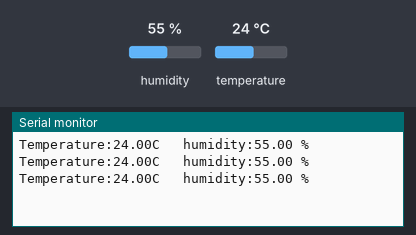
Simulated run of this sketch. Board: Arduino Uno, built with avr-gcc and run on an emulated ATmega328P. Parts: the last lines printed to the serial monitor. The inputs (shaded band) are chosen by the test bench; at power-on: humidity 55 %, temperature 24 °C.

Above: at 2.8 s.
2.9 s: humidity set to 22 %
At 4.8 s:
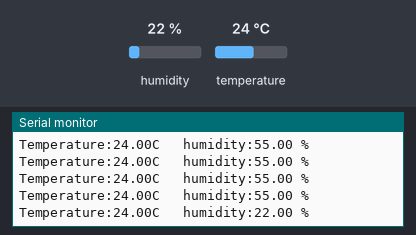
5.6 s: temperature set to 12 °C
At 6.7 s:
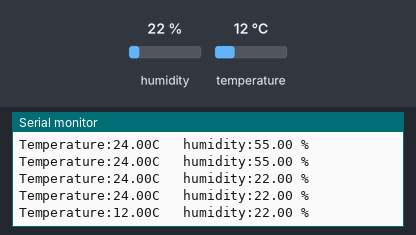
8.3 s: humidity set to 40 %
At 9.3 s:
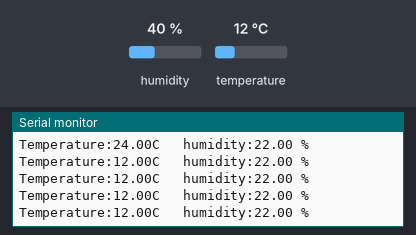
Timing chart, 0 to 11.3 s (numbered marks = the images above; inputs shaded):
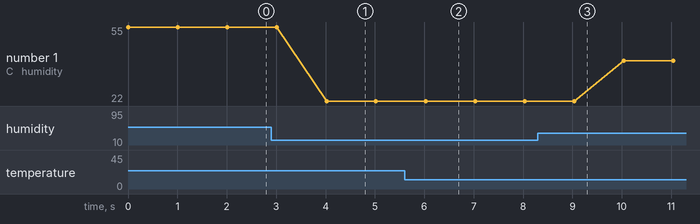

Measured:
- after the input at 2.9 s, the serial monitor: prints a new line after 1.1 s (image 1)
- after the input at 5.6 s, the serial monitor: prints a new line after 0.43 s (image 2)
- plotted number 1: 55 → 22 after the input at 2.9 s, 22 → 40 after the input at 8.3 s

The sketch:

DHT22_ex.ino
```cpp
#include <DHT.h> // 온습도센서 라이브러리

#define DHTPIN 2 // data pin to DHT22
#define DHTTYPE DHT22 // using DHT 22

DHT dht(DHTPIN, DHTTYPE);

void setup() {
   Serial.begin(9600); // 통신속도 설정

   dht.begin();
}

void loop() {

  float tmp = dht.readTemperature();
  float hum = dht.readHumidity();

  if(isnan(tmp) || isnan(hum))
  {
    Serial.print("Reading error");
  }
  else
  {
    Serial.print("Temperature:");
    Serial.print(tmp);
    Serial.print("C\t");
    Serial.print(" humidity:");
    Serial.print(hum);
    Serial.println(" %");
  }
  delay(1000); // 1초마다 측정
}
```
